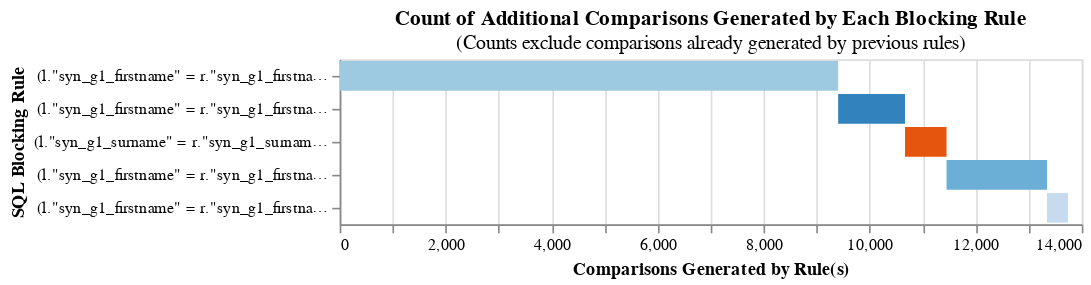

The cell this chart's notebook holds for it:
### Code cell
from splink.duckdb.blocking_rule_library import block_on
import splink.duckdb.comparison_template_library as ctl
import splink.duckdb.comparison_library as cl

# link_only - setting 1: basic comparison
settings_deterministic =  {
    "link_type": "link_only",
    "blocking_rules_to_generate_predictions": [
        block_on(["syn_g1_firstname", "syn_g1_surname", "syn_g0_surname", "g1_dob_arc1"]),
        block_on(["syn_g1_firstname", "syn_g0_surname", "g1_dob_arc1", "g1_gender_arc"]),
        block_on(["syn_g1_surname", "syn_g0_surname", "g1_dob_arc1", "g1_gender_arc"]),
        block_on(["syn_g1_firstname", "syn_g1_surname", "g1_dob_arc1", "g1_gender_arc"]),
        block_on(["syn_g1_firstname", "syn_g1_surname", "syn_g0_surname", "g1_gender_arc"]),
    ],  
    "comparisons": [],
    "retain_matching_columns":True,
    "retain_intermediate_calculation_columns":True,
    "additional_columns_to_retain": [
        "ethgroup",
        "imddecile",
        "maternal_agecat",
    ]
}

linker = DuckDBLinker(
    [gold_df, df],
    settings_dict= settings_deterministic,
    input_table_aliases=["df_left","df_right"]
)

# linker.save_model_to_json(out_path = "linkage_outputs\\scenario1_dataset1\\deterministic_linkage_settings.json", overwrite = True)
linker.cumulative_num_comparisons_from_blocking_rules_chart()

### Figure 1 — Vega-Lite specification as saved in the notebook (floating-point values rounded to 4 significant figures)
{"config": {"view": {"continuousWidth": 300, "continuousHeight": 300}}, "data": {"name": "data-db74c418e1eb6dc2dcd07dd0060e4a1b"}, "mark": "bar", "encoding": {"color": {"field": "rule", "legend": null, "scale": {"scheme": "category20c"}}, "order": {"field": "cumulative_rows"}, "tooltip": [{"field": "rule", "title": "SQL Condition", "type": "nominal"}, {"field": "row_count", "format": ",", "title": "Comparisons Generated", "type": "quantitative"}, {"field": "cumulative_rows", "format": ",", "title": "Cumulative Comparisons", "type": "quantitative"}, {"field": "cartesian", "format": ",", "title": "Cartesian Product of Input Data", "type": "quantitative"}, {"field": "reduction_ratio", "title": "Reduction Ratio (cumulative rows/cartesian product)", "type": "nominal"}], "x": {"field": "start", "title": "Comparisons Generated by Rule(s)", "type": "quantitative"}, "x2": {"field": "cumulative_rows"}, "y": {"field": "rule", "sort": ["-x2"], "title": "SQL Blocking Rule"}}, "height": {"step": 20}, "title": {"text": "Count of Additional Comparisons Generated by Each Blocking Rule", "subtitle": "(Counts exclude comparisons already generated by previous rules)"}, "width": 450, "$schema": "https://vega.github.io/schema/vega-lite/v5.9.3.json", "datasets": {"data-db74c418e1eb6dc2dcd07dd0060e4a1b": [{"row_count": 9404, "rule": "(l.\"syn_g1_firstname\" = r.\"syn_g1_firstname\") AND (l.\"syn_g1_surname\" = r.\"syn_g1_surname\") AND (l.\"syn_g0_surname\" = r.\"syn_g0_surname\") AND (l.\"g1_dob_arc1\" = r.\"g1_dob_arc1\")", "cumulative_rows": 9404, "cartesian": 176384961, "reduction_ratio": "The rolling reduction ratio with your given blocking rule(s) is 0.999947. This represents the reduction in the total number of comparisons due to your rule(s).", "start": 0}, {"row_count": 1262, "rule": "(l.\"syn_g1_firstname\" = r.\"syn_g1_firstname\") AND (l.\"syn_g0_surname\" = r.\"syn_g0_surname\") AND (l.\"g1_dob_arc1\" = r.\"g1_dob_arc1\") AND (l.\"g1_gender_arc\" = r.\"g1_gender_arc\")", "cumulative_rows": 10666, "cartesian": 176384961, "reduction_ratio": "The rolling reduction ratio with your given blocking rule(s) is 0.99994. This represents the reduction in the total number of comparisons due to your rule(s).", "start": 9404}, {"row_count": 783, "rule": "(l.\"syn_g1_surname\" = r.\"syn_g1_surname\") AND (l.\"syn_g0_surname\" = r.\"syn_g0_surname\") AND (l.\"g1_dob_arc1\" = r.\"g1_dob_arc1\") AND (l.\"g1_gender_arc\" = r.\"g1_gender_arc\")", "cumulative_rows": 11449, "cartesian": 176384961, "reduction_ratio": "The rolling reduction ratio with your given blocking rule(s) is 0.999935. This represents the reduction in the total number of comparisons due to your rule(s).", "start": 10666}, {"row_count": 1896, "rule": "(l.\"syn_g1_firstname\" = r.\"syn_g1_firstname\") AND (l.\"syn_g1_surname\" = r.\"syn_g1_surname\") AND (l.\"g1_dob_arc1\" = r.\"g1_dob_arc1\") AND (l.\"g1_gender_arc\" = r.\"g1_gender_arc\")", "cumulative_rows": 13345, "cartesian": 176384961, "reduction_ratio": "The rolling reduction ratio with your given blocking rule(s) is 0.999924. This represents the reduction in the total number of comparisons due to your rule(s).", "start": 11449}, {"row_count": 395, "rule": "(l.\"syn_g1_firstname\" = r.\"syn_g1_firstname\") AND (l.\"syn_g1_surname\" = r.\"syn_g1_surname\") AND (l.\"syn_g0_surname\" = r.\"syn_g0_surname\") AND (l.\"g1_gender_arc\" = r.\"g1_gender_arc\")", "cumulative_rows": 13740, "cartesian": 176384961, "reduction_ratio": "The rolling reduction ratio with your given blocking rule(s) is 0.999922. This represents the reduction in the total number of comparisons due to your rule(s).", "start": 13345}]}}
